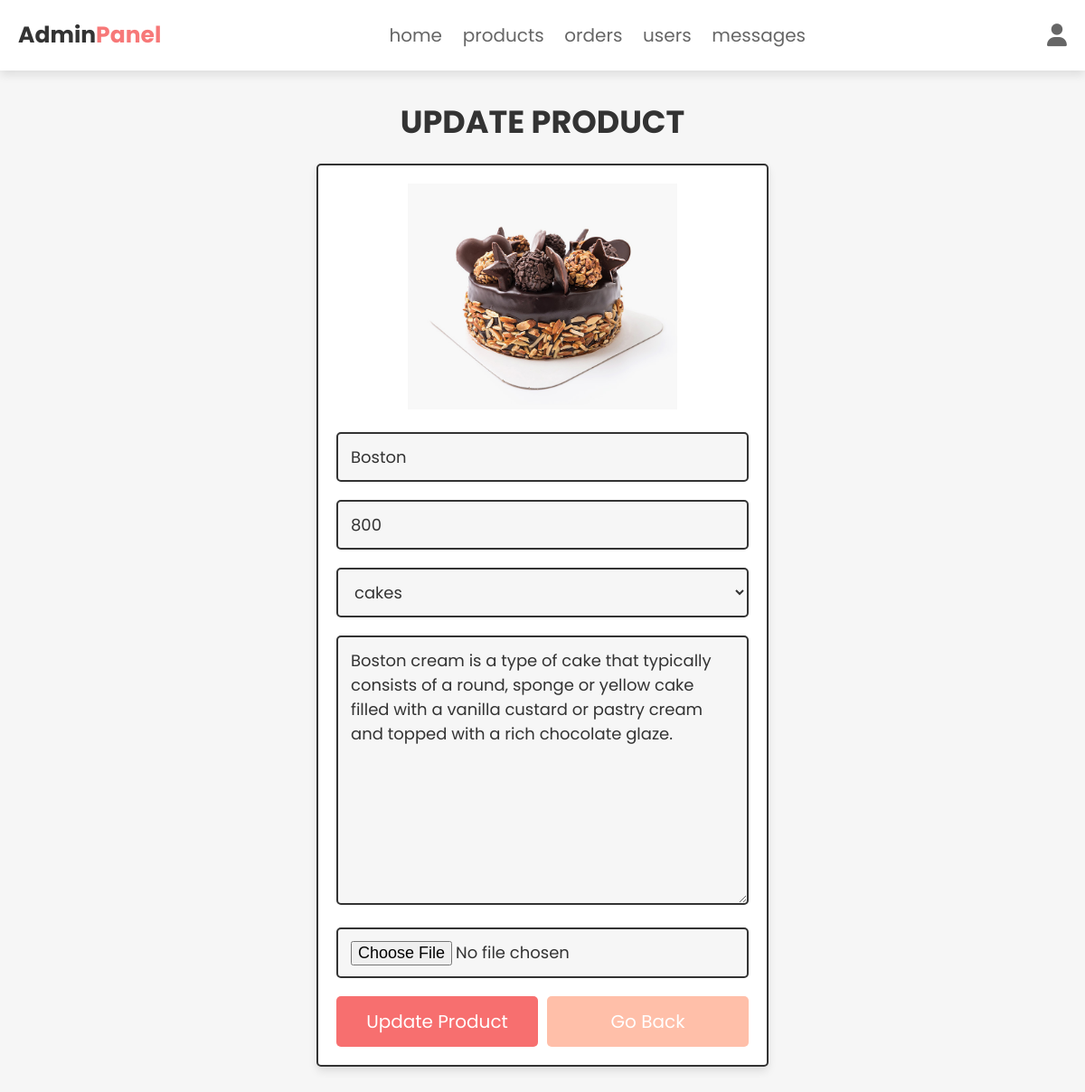
The app's page /admin_update_product.php?update=25 (signed in) with its own data.
### tables this page shows
CREATE TABLE `products` (
  `id` int(100) NOT NULL,
  `name` varchar(100) NOT NULL,
  `category` varchar(20) NOT NULL,
  `details` varchar(500) NOT NULL,
  `price` int(100) NOT NULL,
  `image` varchar(100) NOT NULL
);

### admin_update_product.php (the view, shortened to what this page needs)
<?php
@include 'config.php';
?>
<!DOCTYPE html>
<html lang="en">
<head>
   <link rel="stylesheet" href="https://cdnjs.cloudflare.com/ajax/libs/font-awesome/6.1.1/css/all.min.css">
   <link rel="stylesheet" href="css/admin_style.css">
</head>
<body>
<?php include 'admin_header.php'; ?>
<section class="update-product">
   <h1 class="title">update product</h1>
   <?php
      $update_id = $_GET['update'];
      $select_products = $conn->prepare("SELECT * FROM `products` WHERE id = ?");
      $select_products->execute([$update_id]);
      if($select_products->rowCount() > 0){
         while($fetch_products = $select_products->fetch(PDO::FETCH_ASSOC)){
   ?>
   <form action="" method="post" enctype="multipart/form-data">
      <img src="uploaded_img/<?= $fetch_products['image']; ?>" alt="">
      <input type="text" name="name" placeholder="enter product name" required class="box" value="<?= $fetch_products['name']; ?>">
      <input type="number" name="price" min="0" placeholder="enter product price" required class="box" value="<?= $fetch_products['price']; ?>">
      <select name="category" class="box" required>
         <option selected><?= $fetch_products['category']; ?></option>
      </select>
      <textarea name="details" required placeholder="enter product details" class="box" cols="30" rows="10"><?= $fetch_products['details']; ?></textarea>
      <input type="file" name="image" class="box" accept="image/jpg, image/jpeg, image/png">
      <div class="flex-btn">
         <input type="submit" class="btn" value="update product" name="update_product">
         <a href="admin_products.php" class="option-btn">go back</a>
      </div>
   </form>
   <?php
         }
      }else{
         echo '<p class="empty">no products found!</p>';
      }
   ?>
</section>
</body>
</html>

### css/admin_style.css (style rules this page uses)
.update-product form { max-width: 50rem; padding:2rem; margin:0 auto; text-align: center; border:var(--border); box-shadow: var(--box-shadow); background-color: var(--white); border-radius: .5rem; }
.update-product form img { height: 25rem; object-fit: cover; margin-bottom: 1rem; }
.update-product form .box { width: 100%; border:var(--border); background-color: var(--white); border-radius: .5rem; background-color: var(--light-bg); padding:1.2rem 1.4rem; font-size: 1.8rem; color:var(--black); margin:1rem 0; }

### css/components.css (style rules this page uses)
:root { --green:#f76f6f; --orange:#FFBFA9; --red:#e74c3c; --black:#333; --light-color:#666; --white:#fff; --light-bg:#f6f6f6; --border:.2rem solid var(--black); --box-shadow:0 .5rem 1rem rgba(0,0,0,.1); }
* { font-family: 'Poppins', sans-serif; margin:0; padding:0; box-sizing: border-box; outline: none; border:none; text-decoration: none; color:var(--black); }
a { text-decoration: none !important; }
body { background-color: var(--light-bg); }
html { font-size: 62.5%; overflow-x: hidden; scroll-behavior: smooth; scroll-padding-top: 6.5rem; }
section { padding:3rem 2rem; max-width: 1200px; margin:0 auto; }
.btn, .delete-btn, .option-btn { display: block; width: 100%; margin-top: 1rem; border-radius: .5rem; color:var(--white); font-size: 2rem; padding:1.3rem 3rem; text-transform: capitalize; cursor: pointer; text-align: center; }
.btn { background-color: var(--green); }
.option-btn { background-color: var(--orange); }
.flex-btn { display: flex; flex-wrap: wrap; gap:1rem; }
.flex-btn > * { flex:1; }
.title { text-align: center; margin-bottom: 2rem; text-transform: uppercase; color:var(--black); font-size: 3.5rem; }

### records on screen
products: image (picture), name "Boston", price "800", category "cakes", details "Boston cream is a type of cake that typically consists of a round, sponge or yellow cake filled with a vanilla custard or pastry cream and topped with a rich chocolate glaze."
